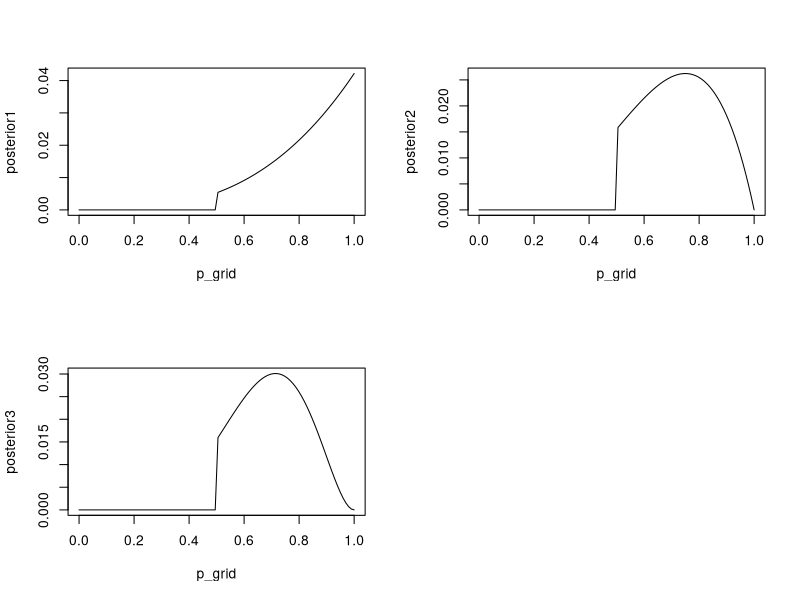

R code for this plot:
p_grid <- seq( from=0 , to=1 , length.out=100 )
# print(p_grid)
# likelihood of 3 water in 3 tosses
likelihood <- dbinom( 3 , size=3 , prob=p_grid )
# plot(likelihood ~ p_grid ,type="l")
# prior <- rep(1,100) # uniform prior
prior <- ifelse(p_grid < 0.5, 0, 1) # new prior
# print(prior)
posterior <- likelihood * prior
# print(sum(posterior))
posterior1 <- posterior / sum(posterior) # standardize
# print(sum(posterior))
# likelihood of 3 water in 4 tosses
likelihood <- dbinom( 3 , size=4 , prob=p_grid )
posterior <- likelihood * prior
posterior2 <- posterior / sum(posterior) # standardize

# likelihood of 5 water in 7 tosses
likelihood <- dbinom( 5 , size=7 , prob=p_grid )
posterior <- likelihood * prior
posterior3 <- posterior / sum(posterior) # standardize

par(mfrow = c(2, 2))
plot( posterior1 ~ p_grid , type="l" )
plot( posterior2 ~ p_grid , type="l" )
plot( posterior3 ~ p_grid , type="l" )
